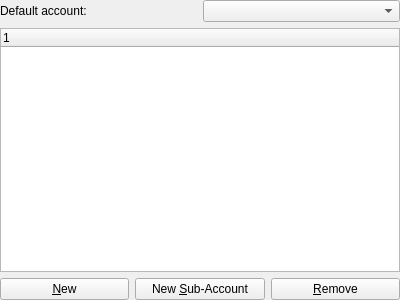
<ui version="4.0" >
 <author>Dag Andersen &lt;danders@get2net.dk></author>
 <class>KPlato::AccountsPanelBase</class>
 <widget class="QWidget" name="KPlato::AccountsPanelBase" >
  <property name="geometry" >
   <rect>
    <x>0</x>
    <y>0</y>
    <width>400</width>
    <height>300</height>
   </rect>
  </property>
  <property name="minimumSize" >
   <size>
    <width>350</width>
    <height>220</height>
   </size>
  </property>
  <property name="baseSize" >
   <size>
    <width>300</width>
    <height>0</height>
   </size>
  </property>
  <property name="windowTitle" >
   <string>AccountsPanelBase</string>
  </property>
  <layout class="QVBoxLayout" >
   <property name="margin" >
    <number>0</number>
   </property>
   <property name="spacing" >
    <number>6</number>
   </property>
   <item>
    <layout class="QHBoxLayout" >
     <property name="margin" >
      <number>0</number>
     </property>
     <property name="spacing" >
      <number>6</number>
     </property>
     <item>
      <widget class="QLabel" name="textLabel1" >
       <property name="text" >
        <string>Default account:</string>
       </property>
       <property name="wordWrap" >
        <bool>false</bool>
       </property>
      </widget>
     </item>
     <item>
      <widget class="QComboBox" name="accountsComboBox" />
     </item>
    </layout>
   </item>
   <item>
    <widget class="QTreeWidget" name="accountList" />
   </item>
   <item>
    <layout class="QHBoxLayout" >
     <property name="margin" >
      <number>0</number>
     </property>
     <property name="spacing" >
      <number>6</number>
     </property>
     <item>
      <widget class="QPushButton" name="newBtn" >
       <property name="text" >
        <string>&amp;New</string>
       </property>
      </widget>
     </item>
     <item>
      <widget class="QPushButton" name="subBtn" >
       <property name="text" >
        <string>New &amp;Sub-Account</string>
       </property>
      </widget>
     </item>
     <item>
      <widget class="QPushButton" name="removeBtn" >
       <property name="text" >
        <string>&amp;Remove</string>
       </property>
      </widget>
     </item>
    </layout>
   </item>
  </layout>
 </widget>
 <layoutdefault spacing="6" margin="11" />
 <pixmapfunction>qPixmapFromMimeSource</pixmapfunction>
 <includes>
  <include location="local" >k3listview.h</include>
 </includes>
 <resources/>
 <connections/>
</ui>
